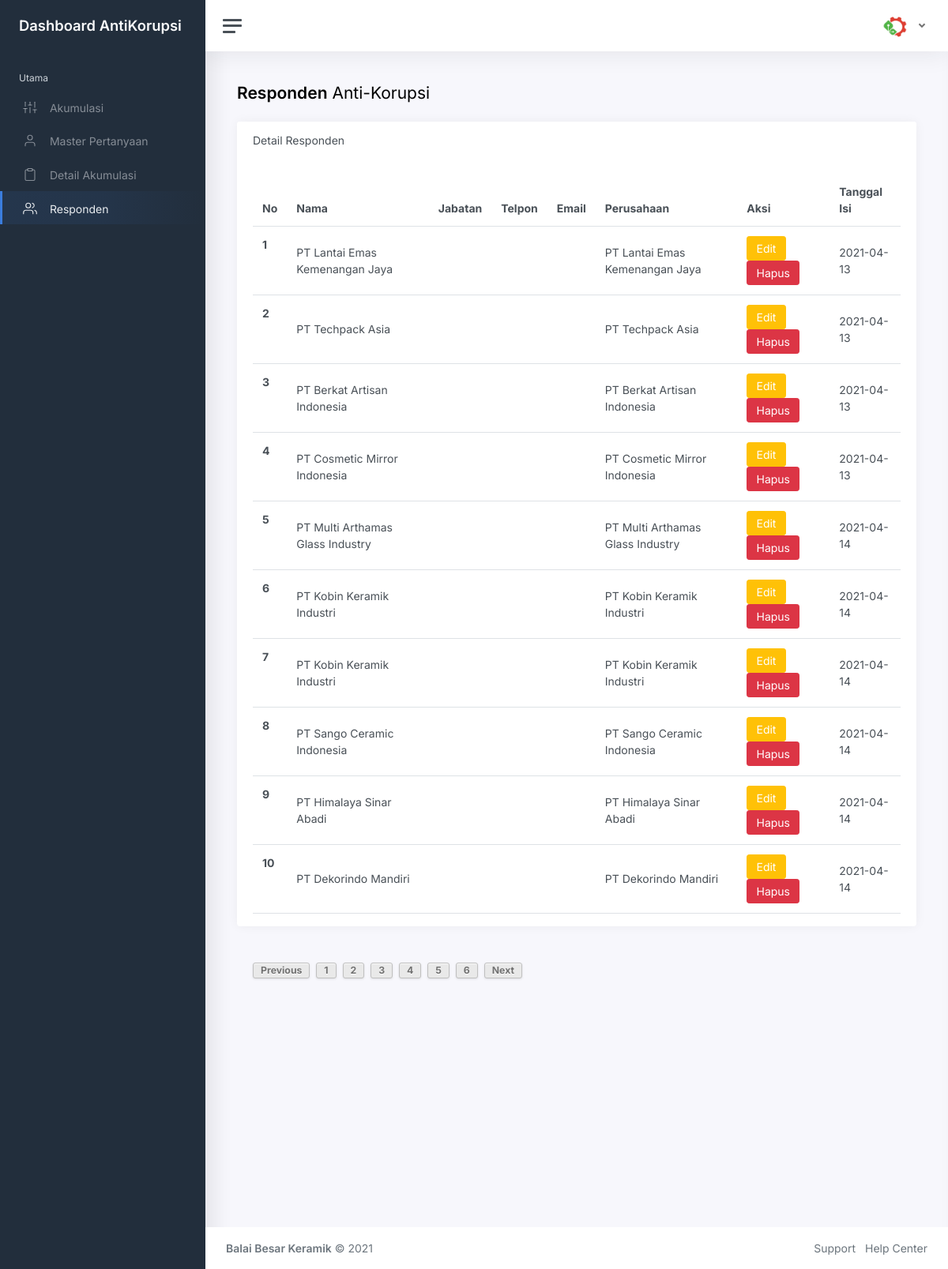
/responden.php?halaman=2, run on the app's committed database.
### tables this page shows
CREATE TABLE `responden` (
  `idResponden` varchar(255) NOT NULL,
  `namaResponden` varchar(255) NOT NULL,
  `profesiResponden` varchar(255) DEFAULT NULL,
  `phoneResponden` varchar(255) NOT NULL,
  `emailResponden` varchar(255) NOT NULL,
  `perusahaanResponden` varchar(255) DEFAULT NULL,
  `dateCreate` date NOT NULL
);

### koneksi.php (called while the page is built, shortened)
<?php
$servername = "localhost";
$username = "root";
$password = "merdeka";
$db ="korupsi";
$conn = mysqli_connect($servername, $username, $password, $db);
function queryResponden(){
	global $conn;
		$ambil = mysqli_query($conn,"SELECT * FROM responden");
		return $ambil;
}
function limitResponden($halaman_awal, $batas){
	global $conn;
		$ambil = mysqli_query($conn,"select * from responden limit $halaman_awal, $batas");
		return $ambil;
}
?>

### responden.php (the view, shortened to what this page needs)
<?php
require_once "koneksi.php";
		$dataPakan= getResponden();
		$dataJumlah= queryResponden();
    $no = 1;
	$batas = 10;
	$halaman = isset($_GET['halaman'])?(int)$_GET['halaman'] : 1;
	$halaman_awal = ($halaman>1) ? ($halaman * $batas) - $batas : 0;
	$previous = $halaman - 1;
	$next = $halaman + 1;
	$jumlah_data = mysqli_num_rows($dataJumlah);
	$total_halaman = ceil($jumlah_data/$batas);
	$limitData=limitResponden($halaman_awal, $batas);
?>
<!DOCTYPE html>
<html lang="en">
<head>
	<link href="css/app.css" rel="stylesheet">
	<link rel="stylesheet" href="//code.jquery.com/ui/1.12.1/themes/base/jquery-ui.css">
</head>
<body>
	<div class="wrapper">
		<nav id="sidebar" class="sidebar">
			<div class="sidebar-content js-simplebar">
				<a class="sidebar-brand" href="index.html">
          <span class="align-middle">Dashboard AntiKorupsi</span>
        </a>
				<ul class="sidebar-nav">
					<li class="sidebar-header">
						Utama
					</li>
					<li class="sidebar-item">
						<a class="sidebar-link" href="akumulasi.php">
              <i class="align-middle" data-feather="sliders"></i> <span class="align-middle">Akumulasi</span>
            </a>
					</li>
					<li class="sidebar-item">
						<a class="sidebar-link" href="pertanyaan.php">
              <i class="align-middle" data-feather="user"></i> <span class="align-middle">Master Pertanyaan</span>
            </a>
					</li>
					<li class="sidebar-item">
						<a class="sidebar-link" href="detail-akumulasi.php">
              <i class="align-middle" data-feather="clipboard"></i> <span class="align-middle">Detail Akumulasi</span>
            </a>
					</li>
					<li class="sidebar-item active">
						<a class="sidebar-link" href="responden.php">
              <i class="align-middle" data-feather="users"></i> <span class="align-middle">Responden</span>
            </a>
					</li>
			</div>
		</nav>
		<div class="main">
			<nav class="navbar navbar-expand navbar-light navbar-bg">
				<a class="sidebar-toggle d-flex">
          <i class="hamburger align-self-center"></i>
        </a>
				<div class="navbar-collapse collapse">
					<ul class="navbar-nav navbar-align">
						<li class="nav-item dropdown">
							<a class="nav-link dropdown-toggle d-none d-sm-inline-block" href="#" data-bs-toggle="dropdown">
                <img src="img/avatars/avatar.jpg" class="avatar img-fluid rounded me-1" alt="Charles Hall" /> <span class="text-dark"><?php echo $_SESSION['username'];?></span>
              </a>
						</li>
					</ul>
				</div>
			</nav>
			<main class="content">
				<div class="container-fluid p-0">
					<div class="row mb-2 mb-xl-3">
						<div class="col-auto d-none d-sm-block">
							<h3><strong>Responden</strong> Anti-Korupsi</h3>
						</div>
					</div>
					<div class="row">
						<div class="col-xl-12 col-xxl-12">
							<div class="card flex-fill w-100">
								<div class="card-header">
									<h5 class="card-title mb-0">Detail Responden</h5>
								</div>
								<div class="card-body py-3">
									<div class="table-responsive">
										<table class="table table-hover my-0 mx-0">
											<thead>
												<tr>
													<th>No</th>
													<th>Nama</th>
													<th>Jabatan</th>
													<th>Telpon</th>
													<th>Email</th>
													<th>Perusahaan</th>
													<th>Aksi</th>
													<th>Tanggal Isi</th>
												</tr>
											</thead>
											<tbody>
									<?php
		  if(!isset($dataPakan)){
			  echo "<h2 class='text-center'> Belum ada data</h2>";
		  }else{
while($row=mysqli_fetch_array($limitData)){
 ?>
    <tr>
      <th><?php print($no++); ?></th>
      <td><?php print($row['namaResponden']);?></td>
      <td><?php print($row['profesiResponden']); ?></td>
      <td><?php print($row['telponResponden']); ?></td>
      <td><?php print($row['emailResponden']); ?></td>
      <td><?php print($row['perusahaanResponden']); ?></td>
	  <td><button type="button" id="<?php print($row['idResponden'])?>" class="ubah-responden btn btn-warning" data-toggle="modal" data-target="#editModal"><i class="edit align-self-center"></i> Edit</button>
	  <button type="button" id="<?php print($row['idResponden'])?>" class="hapus-responden btn btn-danger" data-toggle="modal" data-target="#hapusModal"><i class="delete align-self-center"></i> Hapus</button></td>
	  <td><?php print($row['dateCreate']); ?></td>
    </tr>
		  <?php }
		  }?>
									</tbody>
										</table>
									</div>
								</div>
							</div>
							<div class="pagination">
		  <a class="page" <?php if($halaman > 1){ echo "href='?halaman=$previous'"; } ?>>Previous</a><?php
				for($x=1;$x<=$total_halaman;$x++){
					?>
					<a class="page" href="?halaman=<?php echo $x ?>"><?php echo $x; ?></a>
					<?php
				}
				?>	<a class="page" <?php if($halaman < $total_halaman) { echo "href='?halaman=$next'"; } ?>>Next</a>
	</div>
						</div>
					</div>
				</div>
			</main>
			<footer class="footer">
				<div class="container-fluid">
					<div class="row text-muted">
						<div class="col-6 text-start">
							<p class="mb-0">
								<a href="index.html" class="text-muted"><strong>Balai Besar Keramik</strong></a> &copy; <?php print_r(date('Y'));?>
							</p>
						</div>
						<div class="col-6 text-end">
							<ul class="list-inline">
								<li class="list-inline-item">
									<a class="text-muted" href="#">Support</a>
								</li>
								<li class="list-inline-item">
									<a class="text-muted" href="#">Help Center</a>
								</li>
							</ul>
						</div>
					</div>
				</div>
			</footer>
		</div>
	</div>
</body>
</html>

### data on the page
responden: namaResponden "PT Lantai Emas Kemenangan Jaya", perusahaanResponden "PT Lantai Emas Kemenangan Jaya", dateCreate "2021-04-13"
responden: namaResponden "PT Techpack Asia", perusahaanResponden "PT Techpack Asia", dateCreate "2021-04-13"
responden: namaResponden "PT Berkat Artisan Indonesia", perusahaanResponden "PT Berkat Artisan Indonesia", dateCreate "2021-04-13"
responden: namaResponden "PT Cosmetic Mirror Indonesia", perusahaanResponden "PT Cosmetic Mirror Indonesia", dateCreate "2021-04-13"
responden: namaResponden "PT Multi Arthamas Glass Industry", perusahaanResponden "PT Multi Arthamas Glass Industry", dateCreate "2021-04-14"
responden: namaResponden "PT Kobin Keramik Industri", perusahaanResponden "PT Kobin Keramik Industri", dateCreate "2021-04-14"
responden: namaResponden "PT Kobin Keramik Industri", perusahaanResponden "PT Kobin Keramik Industri", dateCreate "2021-04-14"
responden: namaResponden "PT Sango Ceramic Indonesia", perusahaanResponden "PT Sango Ceramic Indonesia", dateCreate "2021-04-14"
responden: namaResponden "PT Himalaya Sinar Abadi", perusahaanResponden "PT Himalaya Sinar Abadi", dateCreate "2021-04-14"
responden: namaResponden "PT Dekorindo Mandiri", perusahaanResponden "PT Dekorindo Mandiri", dateCreate "2021-04-14"
